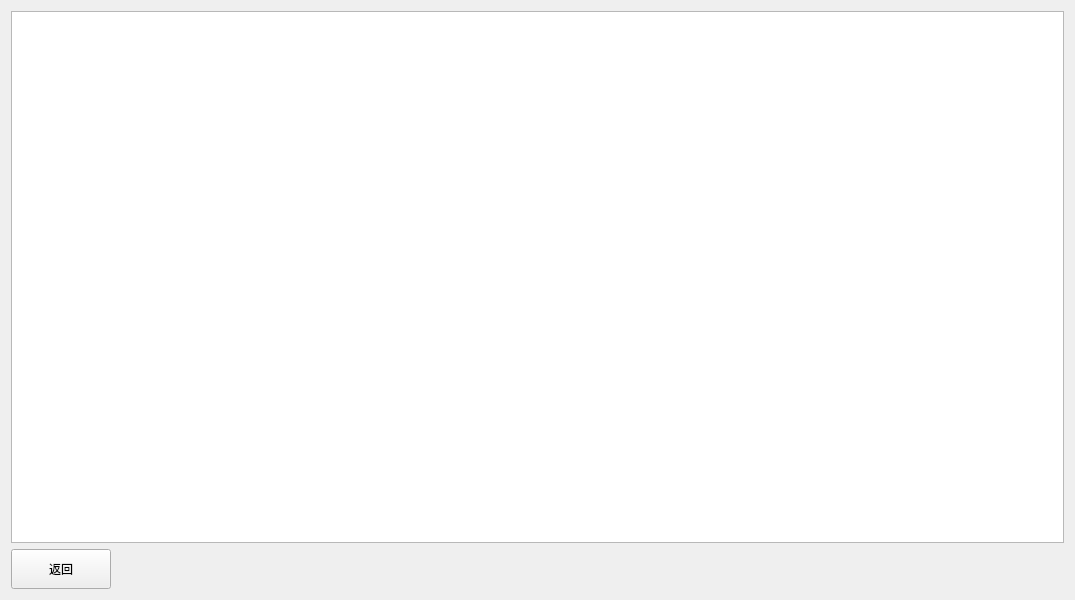
<?xml version="1.0" encoding="UTF-8"?>
<ui version="4.0">
 <class>CMEpaints</class>
 <widget class="QWidget" name="CMEpaints">
  <property name="geometry">
   <rect>
    <x>0</x>
    <y>0</y>
    <width>1075</width>
    <height>600</height>
   </rect>
  </property>
  <property name="windowTitle">
   <string>Form</string>
  </property>
  <layout class="QVBoxLayout" name="verticalLayout">
   <item>
    <widget class="QChartView" name="graphicsView"/>
   </item>
   <item>
    <widget class="QPushButton" name="pushButton">
     <property name="minimumSize">
      <size>
       <width>100</width>
       <height>40</height>
      </size>
     </property>
     <property name="maximumSize">
      <size>
       <width>100</width>
       <height>40</height>
      </size>
     </property>
     <property name="text">
      <string>返回</string>
     </property>
    </widget>
   </item>
  </layout>
 </widget>
 <customwidgets>
  <customwidget>
   <class>QChartView</class>
   <extends>QGraphicsView</extends>
   <header>qchartview.h</header>
  </customwidget>
 </customwidgets>
 <resources/>
 <connections/>
</ui>
